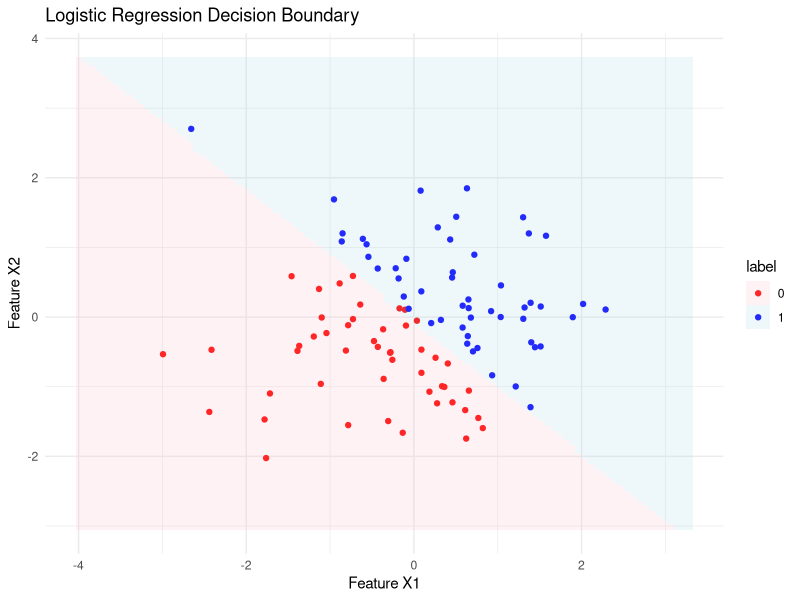

Source code (R):
### Logistic Regression From Scratch

# Load required packages
library(ggplot2)

# Sigmoid function
sigmoid <- function(z) {
  1 / (1 + exp(-z))
}

# Logistic Regression using gradient descent
logistic_regression <- function(X, y, lr = 0.1, num_iter = 1000) {
  # Initialize weights and bias
  w <- rep(0, ncol(X))
  b <- 0
  
  for (i in 1:num_iter) {
    # Compute predictions
    z <- X %*% w + b
    y_pred <- sigmoid(z)
    error <- y_pred - y
    
    # Compute gradients
    dw <- t(X) %*% error / nrow(X)
    db <- sum(error) / nrow(X)
    
    # Update weights and bias
    w <- w - lr * dw
    b <- b - lr * db
  }
  
  list(weights = w, bias = b)
}

# Prediction function
predict_classes <- function(X, w, b, threshold = 0.5) {
  prob <- sigmoid(X %*% w + b)
  ifelse(prob >= threshold, 1, 0)
}

# Generate synthetic data
set.seed(42)
X <- cbind(
  x1 = rnorm(100),
  x2 = rnorm(100)
)
y <- ifelse(X[,1] + X[,2] > 0, 1, 0)

# Fit the model
model <- logistic_regression(X, y, lr = 0.1, num_iter = 1000)

# Predictions and accuracy
preds <- predict_classes(X, model$weights, model$bias)
acc <- mean(preds == y)
cat(sprintf("Accuracy: %.2f%%\n", acc * 100))

# Decision boundary visualization
df <- data.frame(x1 = X[,1], x2 = X[,2], label = as.factor(y))
xx1 <- seq(min(X[,1])-1, max(X[,1])+1, length.out = 100)
xx2 <- seq(min(X[,2])-1, max(X[,2])+1, length.out = 100)
grid <- expand.grid(x1 = xx1, x2 = xx2)
prob_grid <- sigmoid(as.matrix(grid) %*% model$weights + model$bias)
grid$label <- as.factor(ifelse(prob_grid >= 0.5, 1, 0))

ggplot() +
  geom_point(data = df, aes(x1, x2, color = label)) +
  geom_tile(data = grid, aes(x1, x2, fill = label), alpha = 0.2) +
  scale_color_manual(values = c("red","blue")) +
  scale_fill_manual(values = c("pink","lightblue")) +
  labs(
    title = "Logistic Regression Decision Boundary",
    x = "Feature X1",
    y = "Feature X2"
  ) +
  theme_minimal()
